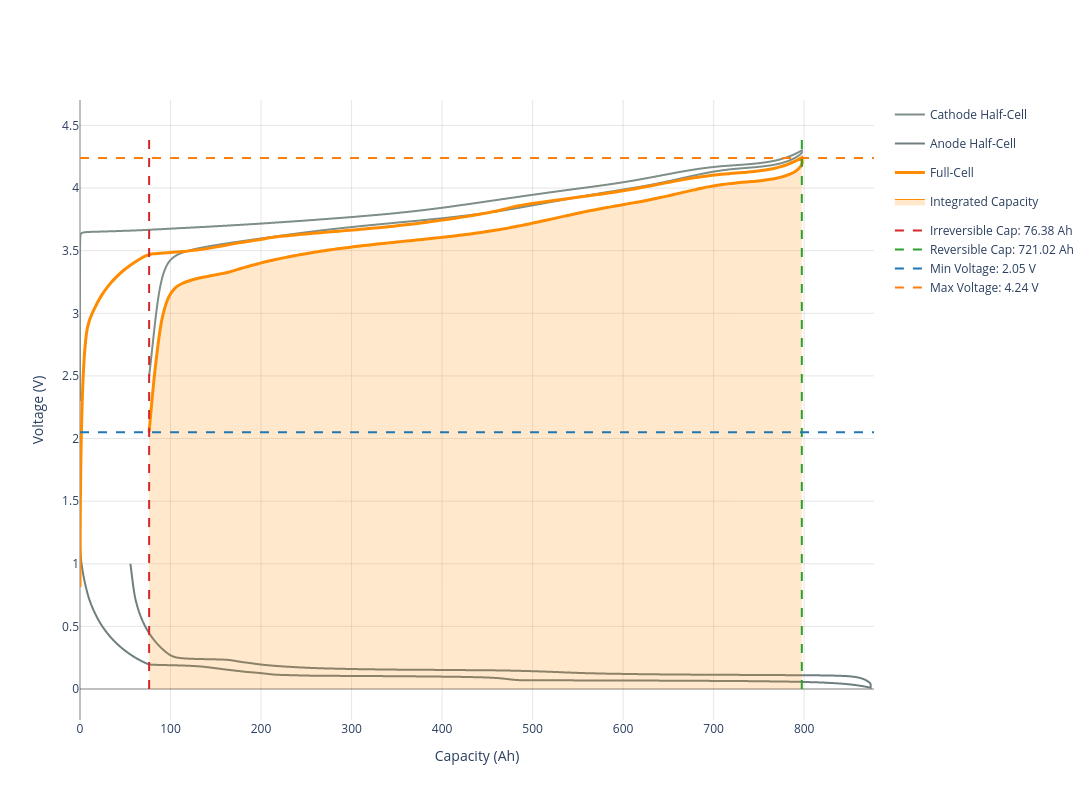

This figure's notebook cell:
### Code cell
cell.get_capacity_plot(width=1300, height=800).show()

### Figure 1 — Plotly figure (JSON) as saved in the notebook; plotly's stock layout.template omitted (floating-point values rounded to 4 significant figures; data arrays with more than 128 entries replaced by an {"elided": "..."} marker saying what was removed)
{"data": [{"customdata": {"elided": "5847 float values"}, "hovertemplate": "<b>Cathode</b><br>Capacity: %{x:.2f} mAh/cm²<br>Voltage: %{y:.3f} V<br>Direction: %{customdata}<extra></extra>", "line": {"color": "#7f8e86", "shape": "spline", "width": 2}, "mode": "lines", "name": "Cathode Half-Cell", "type": "scatter", "x": {"elided": "5847 float values"}, "y": {"elided": "5847 float values"}}, {"customdata": {"elided": "8341 float values"}, "hovertemplate": "<b>Anode</b><br>Capacity: %{x:.2f} mAh/cm²<br>Voltage: %{y:.3f} V<br>Direction: %{customdata}<extra></extra>", "line": {"color": "#6f7f80", "shape": "spline", "width": 2}, "mode": "lines", "name": "Anode Half-Cell", "type": "scatter", "x": {"elided": "8341 float values"}, "y": {"elided": "8341 float values"}}, {"customdata": {"elided": "201 float values"}, "hovertemplate": "<b>Full-Cell</b><br>Capacity: %{x:.2f} mAh/cm²<br>Voltage: %{y:.3f} V<br>Direction: %{customdata}<extra></extra>", "line": {"color": "#ff8c00", "shape": "spline", "width": 3}, "mode": "lines", "name": "Full-Cell", "type": "scatter", "x": {"elided": "201 float values"}, "y": {"elided": "201 float values"}}, {"fill": "tozeroy", "fillcolor": "rgba(255, 140, 0, 0.2)", "line": {"color": "#ff8c00", "width": 1}, "mode": "lines", "name": "Integrated Capacity", "type": "scatter", "x": [797.4, 790.1, 782.8, 775.5, 768.3, 761.0, 753.7, 746.4, 739.1, 731.8, 724.6, 717.3, 710.0, 702.7, 695.4, 688.1, 680.9, 673.6, 666.3, 659.0, 651.7, 644.5, 637.2, 629.9, 622.6, 615.3, 608.0, 600.8, 593.5, 586.2, 578.9, 571.6, 564.3, 557.1, 549.8, 542.5, 535.2, 527.9, 520.6, 513.4, 506.1, 498.8, 491.5, 484.2, 476.9, 469.7, 462.4, 455.1, 447.8, 440.5, 433.2, 426.0, 418.7, 411.4, 404.1, 396.8, 389.5, 382.3, 375.0, 367.7, 360.4, 353.1, 345.8, 338.6, 331.3, 324.0, 316.7, 309.4, 302.1, 294.9, 287.6, 280.3, 273.0, 265.7, 258.5, 251.2, 243.9, 236.6, 229.3, 222.0, 214.8, 207.5, 200.2, 192.9, 185.6, 178.3, 171.1, 163.8, 156.5, 149.2, 141.9, 134.6, 127.4, 120.1, 112.8, 105.5, 98.23, 90.94, 83.66, 76.38], "y": [4.19, 4.132, 4.107, 4.09, 4.077, 4.068, 4.061, 4.055, 4.051, 4.046, 4.041, 4.035, 4.029, 4.021, 4.011, 4.001, 3.989, 3.978, 3.965, 3.953, 3.941, 3.929, 3.918, 3.907, 3.897, 3.887, 3.878, 3.869, 3.859, 3.85, 3.841, 3.83, 3.82, 3.81, 3.799, 3.787, 3.776, 3.764, 3.752, 3.74, 3.729, 3.718, 3.707, 3.696, 3.686, 3.676, 3.667, 3.659, 3.651, 3.643, 3.636, 3.629, 3.623, 3.616, 3.61, 3.604, 3.599, 3.593, 3.587, 3.582, 3.577, 3.572, 3.566, 3.56, 3.555, 3.549, 3.543, 3.538, 3.531, 3.524, 3.518, 3.51, 3.503, 3.495, 3.487, 3.478, 3.469, 3.459, 3.449, 3.439, 3.427, 3.416, 3.403, 3.388, 3.374, 3.36, 3.343, 3.328, 3.317, 3.307, 3.296, 3.286, 3.273, 3.258, 3.238, 3.205, 3.133, 2.966, 2.596, 2.053]}, {"legendgroup": "guides", "line": {"color": "#d62728", "dash": "dash", "width": 2}, "mode": "lines", "name": "Irreversible Cap: 76.38 Ah", "showlegend": true, "type": "scatter", "x": [76.38, 76.38], "y": [0, 4.456]}, {"legendgroup": "guides", "line": {"color": "#2ca02c", "dash": "dash", "width": 2}, "mode": "lines", "name": "Reversible Cap: 721.02 Ah", "showlegend": true, "type": "scatter", "x": [797.4, 797.4], "y": [0, 4.456]}, {"legendgroup": "guides", "line": {"color": "#1f77b4", "dash": "dash", "width": 2}, "mode": "lines", "name": "Min Voltage: 2.05 V", "showlegend": true, "type": "scatter", "x": [0, 877.1], "y": [2.05, 2.05]}, {"legendgroup": "guides", "line": {"color": "#ff7f0e", "dash": "dash", "width": 2}, "mode": "lines", "name": "Max Voltage: 4.24 V", "showlegend": true, "type": "scatter", "x": [0, 877.1], "y": [4.24, 4.24]}], "layout": {"height": 800, "hovermode": "closest", "paper_bgcolor": "white", "plot_bgcolor": "white", "width": 1300, "xaxis": {"gridcolor": "rgba(128, 128, 128, 0.2)", "gridwidth": 1, "showgrid": true, "title": {"text": "Capacity (Ah)"}, "zeroline": true, "zerolinecolor": "rgba(0, 0, 0, 0.5)", "zerolinewidth": 1}, "yaxis": {"gridcolor": "rgba(128, 128, 128, 0.2)", "gridwidth": 1, "showgrid": true, "title": {"text": "Voltage (V)"}, "zeroline": true, "zerolinecolor": "rgba(0, 0, 0, 0.5)", "zerolinewidth": 1}}}
